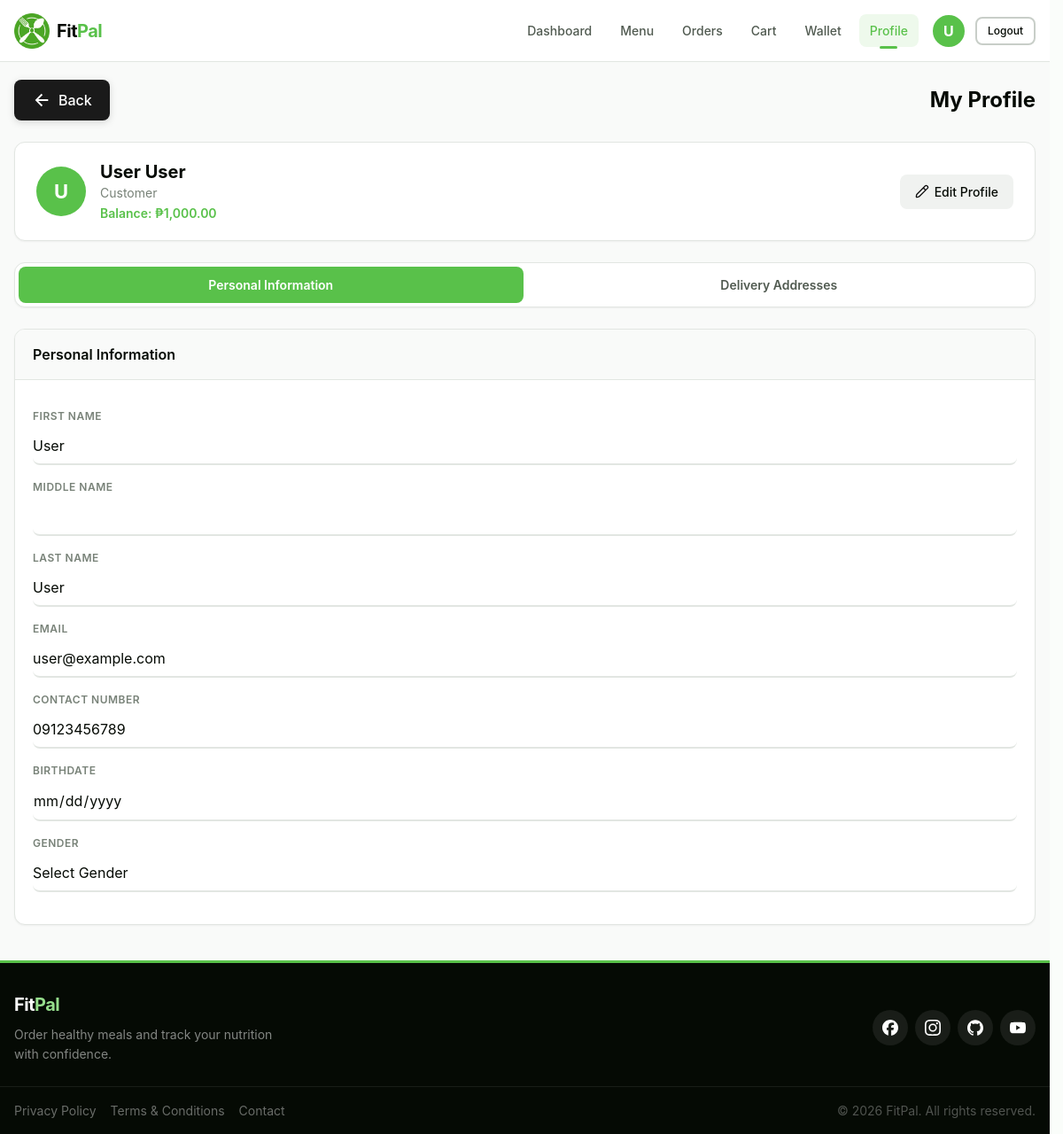
The page /customer/pages/profile.php (signed in) on the database its author committed.
### tables this page shows
CREATE TABLE customer (
    customer_id INT AUTO_INCREMENT PRIMARY KEY,
    first_name VARCHAR(50) NOT NULL,
    middle_name VARCHAR(50) NULL,
    last_name VARCHAR(50) NOT NULL,
    birthdate DATE NULL,
    gender VARCHAR(10) NULL CHECK (
        gender IN ('Male', 'Female', 'Other')
    ),
    email VARCHAR(100) NOT NULL UNIQUE,
    contact_number VARCHAR(15) NULL,
    username VARCHAR(30) NULL UNIQUE,
    password VARCHAR(255) NOT NULL,
    date_created TIMESTAMP DEFAULT CURRENT_TIMESTAMP,
    is_active TINYINT(1) DEFAULT 1,
    INDEX idx_email (email),
    INDEX idx_username (username),
    INDEX idx_contact_number (contact_number)
) COMMENT = 'Customer account information';

CREATE TABLE customer_profile (
    customer_profile_id INT AUTO_INCREMENT PRIMARY KEY,
    customer_id INT NOT NULL UNIQUE,
    financial_account_id INT NOT NULL UNIQUE,
    profile_picture VARCHAR(255) NULL,
    dietary_preferences TEXT NULL,
    allergies TEXT NULL,
    fitness_goal VARCHAR(30) NULL CHECK (
        fitness_goal IN (
            'weight_loss',
            'muscle_gain',
            'maintenance'
        )
    ),
    height_cm DECIMAL(5, 2) NULL CHECK (
        height_cm IS NULL
        OR height_cm > 0
    ),
    weight_kg DECIMAL(5, 2) NULL CHECK (
        weight_kg IS NULL
        OR weight_kg > 0
    ),
    FOREIGN KEY (customer_id) REFERENCES customer (customer_id) ON DELETE CASCADE,
    FOREIGN KEY (financial_account_id) REFERENCES financial_account (financial_account_id) ON DELETE CASCADE,
    INDEX idx_customer_id (customer_id),
    INDEX idx_financial_account_id (financial_account_id)
) COMMENT = 'Customer profile with dietary and health information';

CREATE TABLE financial_account (
    financial_account_id INT AUTO_INCREMENT PRIMARY KEY,
    balance DECIMAL(10, 2) NOT NULL DEFAULT 0.00 CHECK (balance >= 0),
    account_type VARCHAR(20) NOT NULL CHECK (
        account_type IN (
            'customer',
            'rider',
            'restaurant'
        )
    ),
    date_created TIMESTAMP DEFAULT CURRENT_TIMESTAMP,
    INDEX idx_account_type (account_type)
) COMMENT = 'Financial accounts for all users';

### customer/backend/database/customer-queries.php (called while the page is built, shortened)
<?php
function getCustomerProfile(PDO $db, int $customerId): array|false
{
    $stmt = $db->prepare(
        "SELECT
            c.customer_id,
            c.first_name,
            c.middle_name,
            c.last_name,
            c.email,
            c.username,
            c.contact_number,
            c.birthdate,
            c.gender,
            cp.dietary_preferences,
            cp.allergies,
            cp.fitness_goal,
            cp.height_cm,
            cp.weight_kg,
            fa.balance
        FROM customer c
        LEFT JOIN customer_profile cp ON c.customer_id = cp.customer_id
        LEFT JOIN financial_account fa ON cp.financial_account_id = fa.financial_account_id
        WHERE c.customer_id = ?"
    );
    $stmt->execute([$customerId]);
    return $stmt->fetch(PDO::FETCH_ASSOC);
}
function formatCurrency(int|float|string|null $amount): string
{
    return '₱' . number_format((float)($amount ?? 0), 2);
}

### customer/pages/profile.php (the view, shortened to what this page needs)
<?php
$returnSlug  = $_SESSION['profile_return_slug'] ?? '';
$returnHref  = $returnSlug !== '' ? PROFILE_RETURN_DESTINATIONS[$returnSlug] : '';
$returnLabel = $returnSlug !== '' ? ucfirst($returnSlug) : '';
require_once __DIR__ . '/../includes/header.php';
require_once __DIR__ . '/../backend/database/customer-queries.php';
$customerId = (int)$_SESSION['customer_id'];
$profileData = getCustomerProfile($database_connection, $customerId) ?: null;
$fullName     = trim(($profileData['first_name'] ?? '') . ' ' . ($profileData['last_name'] ?? ''));
$balance      = (float)($profileData['balance'] ?? 0);
?>
<div class="content profile-page">
    <div class="container">
        <div class="page-title-header">
            <div class="page-title-header-top">
                <button type="button" id="profileBackBtn" class="back-btn"
                    data-fallback-href="<?php echo $returnHref !== '' ? htmlspecialchars($returnHref, ENT_QUOTES, 'UTF-8') : ''; ?>">
                    <img src="<?php echo $assetBase; ?>assets/images/icons/arrow-left-line.svg" alt="Back"
                        class="back-btn-icon" width="20" height="20">
                    <span>Back<?php echo $returnLabel !== '' ? ' to ' . htmlspecialchars($returnLabel, ENT_QUOTES, 'UTF-8') : ''; ?></span>
                </button>
                <h1>My Profile</h1>
            </div>
        </div>
        <div class="profile-header-card">
            <div class="profile-header-left">
                <div class="profile-avatar">
                    <div class="profile-avatar-placeholder">
                        <span><?php echo htmlspecialchars(strtoupper(substr($fullName, 0, 1) ?: 'U'), ENT_QUOTES, 'UTF-8'); ?></span>
                    </div>
                </div>
                <div class="profile-name-role">
                    <p class="profile-full-name">
                        <?php echo htmlspecialchars($fullName ?: 'Customer', ENT_QUOTES, 'UTF-8'); ?></p>
                    <span class="profile-role-badge">Customer</span>
                    <span class="profile-balance">Balance: <?php echo formatCurrency($balance); ?></span>
                </div>
            </div>
            <div class="profile-header-right">
                <button type="button" id="editProfileBtn" class="btn btn-edit">
                    <img src="<?php echo $assetBase; ?>assets/images/icons/edit.svg" alt="Edit" class="btn-icon">
                    Edit Profile
                </button>
            </div>
        </div>
        <div class="profile-tabs">
            <button type="button" id="tabBtnPersonal" class="profile-tab active" data-tab="personal">
                Personal Information
            </button>
            <button type="button" id="tabBtnAddresses" class="profile-tab" data-tab="addresses">
                Delivery Addresses
            </button>
        </div>
        <div class="profile-tab-content active" id="tab-personal">
            <div class="profile-card">
                <div class="card-header">
                    <h3>Personal Information</h3>
                </div>
                <div class="card-body">
                    <form id="profileForm" method="POST" action="../backend/handlers/profile-handler.php">
                        <div class="form-group">
                            <label for="first_name" class="field-label">First Name</label>
                            <input type="text" id="first_name" name="first_name" class="form-control"
                                value="<?php echo htmlspecialchars($profileData['first_name'] ?? '', ENT_QUOTES, 'UTF-8'); ?>"
                                disabled>
                        </div>
                        <div class="form-group">
                            <label for="middle_name" class="field-label">Middle Name</label>
                            <input type="text" id="middle_name" name="middle_name" class="form-control"
                                value="<?php echo htmlspecialchars($profileData['middle_name'] ?? '', ENT_QUOTES, 'UTF-8'); ?>"
                                disabled>
                        </div>
                        <div class="form-group">
                            <label for="last_name" class="field-label">Last Name</label>
                            <input type="text" id="last_name" name="last_name" class="form-control"
                                value="<?php echo htmlspecialchars($profileData['last_name'] ?? '', ENT_QUOTES, 'UTF-8'); ?>"
                                disabled>
                        </div>
                        <div class="form-group">
                            <label for="email" class="field-label">Email</label>
                            <input type="email" id="email" class="form-control"
                                value="<?php echo htmlspecialchars($profileData['email'] ?? '', ENT_QUOTES, 'UTF-8'); ?>"
                                disabled>
                        </div>
                        <div class="form-group">
                            <label for="contact_number" class="field-label">Contact Number</label>
                            <input type="tel" id="contact_number" name="contact_number" class="form-control"
                                value="<?php echo htmlspecialchars($profileData['contact_number'] ?? '', ENT_QUOTES, 'UTF-8'); ?>"
                                disabled>
                        </div>
                        <div class="form-group">
                            <label for="birthdate" class="field-label">Birthdate</label>
                            <input type="date" id="birthdate" name="birthdate" class="form-control"
                                value="<?php echo htmlspecialchars($profileData['birthdate'] ?? '', ENT_QUOTES, 'UTF-8'); ?>"
                                disabled>
                        </div>
                        <div class="form-group">
                            <label for="gender" class="field-label">Gender</label>
                            <select id="gender" name="gender" class="form-control" disabled>
                                <option value="">Select Gender</option>
                            </select>
                        </div>
                    </form>
                </div>
            </div>
        </div>
    </div>
</div>
<?php require_once __DIR__ . '/../../shared/includes/footer.php'; ?>

### customer/includes/header.php (shortened to what this page needs)
<?php
require_once __DIR__ . '/../backend/database/customer-connect.php';
function getCustomerAssetBase(): string {
    $scriptPath = $_SERVER['SCRIPT_NAME'];
    $dirPath    = dirname($scriptPath);
    $segments   = array_filter(explode('/', $dirPath));
    $depth      = count($segments);
    return str_repeat('../', $depth) . 'shared/';
}
$assetBase = getCustomerAssetBase();
$isLoggedIn  = false;
$userName    = '';
$userInitial = '';
if (isset($_SESSION['customer_id']) && !empty($_SESSION['customer_id'])) {
    $isLoggedIn = true;
    try {
        $stmt = $database_connection->prepare(
            "SELECT first_name, last_name FROM customer WHERE customer_id = :id LIMIT 1"
        );
        $stmt->execute([':id' => $_SESSION['customer_id']]);
        $customerData = $stmt->fetch(PDO::FETCH_ASSOC);
        if ($customerData) {
            $userName    = trim($customerData['first_name'] . ' ' . $customerData['last_name']);
            $userInitial = strtoupper(substr($customerData['first_name'], 0, 1));
        }
    } catch (PDOException $e) {
    }
}
$currentPage = basename($_SERVER['PHP_SELF']);
$pageCssMap = [
    'sign-in.php'   => 'sign-in.css',
    'sign-up.php'   => 'sign-up.css',
    'dashboard.php' => 'dashboard.css',
    'menu.php'      => 'menu.css',
    'orders.php'    => 'orders.css',
    'cart.php'      => 'cart.css',
    'checkout.php'  => 'checkout.css',
    'wallet.php'    => 'wallet.css',
    'profile.php'   => 'profile.css',
];
$pageCssFile = $pageCssMap[$currentPage] ?? '';
$pageCssPath = '';
if (!empty($pageCssFile) && file_exists(__DIR__ . '/../assets/css/' . $pageCssFile)) {
    $pageCssPath = '../assets/css/' . $pageCssFile;
}
?>
<!DOCTYPE html>
<html lang="en">
<head>
    <link rel="stylesheet" href="<?php echo $assetBase; ?>assets/css/global.css">
    <link rel="stylesheet" href="<?php echo $assetBase; ?>assets/css/header.css">
    <link rel="stylesheet" href="../assets/css/header.css">
    <?php if (!empty($pageCssPath)): ?>
    <link rel="stylesheet" href="<?php echo $pageCssPath; ?>">
    <?php endif; ?>
</head>
<body>
    <header class="header customer-header" role="banner">
        <div class="header-container">
            <div class="header-logo">
                <a href="<?php echo $assetBase; ?>../index.php" class="logo-link" aria-label="FitPal Home">
                    <img src="<?php echo $assetBase; ?>assets/images/brand/Logo.png" alt="FitPal Logo"
                        class="logo-image">
                    <span class="logo-text">Fit<span>Pal</span></span>
                </a>
            </div>
            <nav class="header-nav" id="mainNav" role="navigation" aria-label="Customer navigation">
                <?php if ($isLoggedIn): ?>
                <ul class="nav-list">
                    <li class="nav-item">
                        <a href="dashboard.php"
                            class="nav-link <?php echo ($currentPage === 'dashboard.php') ? 'active' : ''; ?>">Dashboard</a>
                    </li>
                    <li class="nav-item">
                        <a href="menu.php"
                            class="nav-link <?php echo ($currentPage === 'menu.php') ? 'active' : ''; ?>">Menu</a>
                    </li>
                    <li class="nav-item">
                        <a href="orders.php"
                            class="nav-link <?php echo ($currentPage === 'orders.php') ? 'active' : ''; ?>">Orders</a>
                    </li>
                    <li class="nav-item">
                        <a href="cart.php"
                            class="nav-link <?php echo ($currentPage === 'cart.php') ? 'active' : ''; ?>">
                            Cart
                        </a>
                    </li>
                    <li class="nav-item">
                        <a href="wallet.php"
                            class="nav-link <?php echo ($currentPage === 'wallet.php') ? 'active' : ''; ?>">Wallet</a>
                    </li>
                    <li class="nav-item">
                        <a href="profile.php"
                            class="nav-link <?php echo ($currentPage === 'profile.php') ? 'active' : ''; ?>">Profile</a>
                    </li>
                </ul>
                <div class="nav-actions">
                    <div class="user-profile-circle"
                        title="<?php echo htmlspecialchars($userName, ENT_QUOTES, 'UTF-8'); ?>">
                        <?php if (!empty($userInitial)): ?>
                        <span
                            class="user-initial"><?php echo htmlspecialchars($userInitial, ENT_QUOTES, 'UTF-8'); ?></span>
                        <?php else: ?>
                        <img src="<?php echo $assetBase; ?>assets/images/icons/user-profile-circle.svg" alt="Profile"
                            class="profile-icon">
                        <?php endif; ?>
                    </div>
                    <button type="button" class="btn btn-outline btn-sm logout-btn" data-logout-trigger>
                        Logout
                    </button>
                </div>
                <?php endif; ?>
            </nav>
        </div>
    </header>
    <main class="main-content" role="main">

### rows shown on the page
customer: first_name "U"
customer_profile: customer.last_name "U", customer.last_name "User User", financial_account.balance "₱1,000.00", first_name "User", last_name "User", customer.email "user@example.com", contact_number "09123456789"
